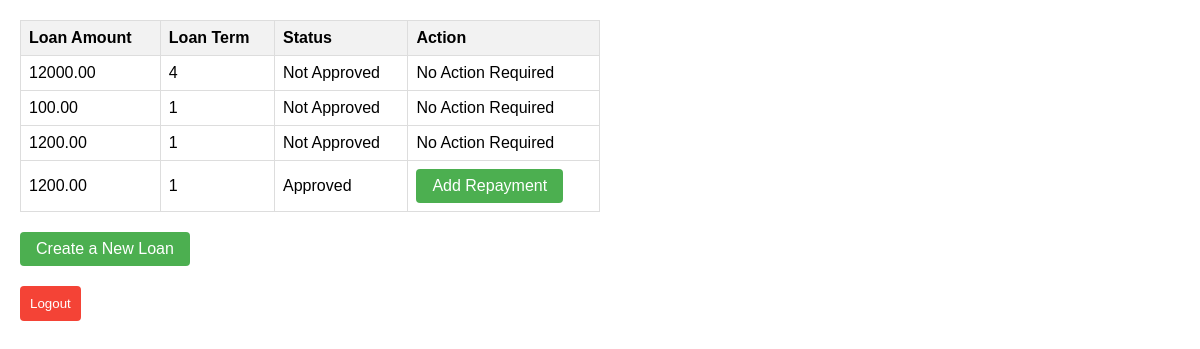
The app's page /view_loans/ (signed in), older data.
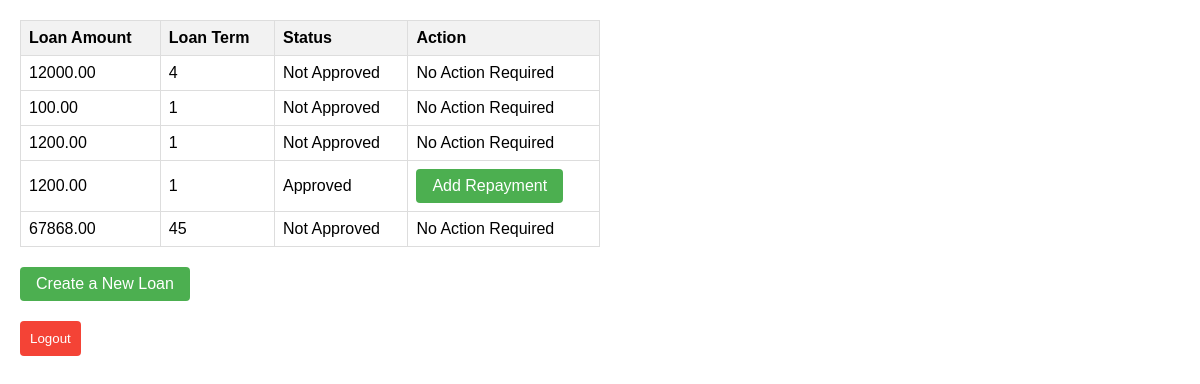
The same page, newer data.
### app/models.py (models this page shows)
class Loan(models.Model):
    customer = models.ForeignKey(Customer, on_delete=models.CASCADE)
    amount = models.DecimalField(max_digits=10, decimal_places=2)
    term = models.IntegerField()
    state = models.CharField(max_length=10, default='PENDING')

### app/views.py (the view)
# urls.py: path('view_loans/', views.view_loans, name='loan_view'),
@login_required
def view_loans(request):
    user = request.user
    if user.is_staff:
        loans = Loan.objects.all()
        return render(request, 'app/admin_view_loans.html', {'loans': loans})
    try:
        customer = user.customer
        loans = Loan.objects.filter(customer=customer)
        return render(request, 'app/view_loans.html', {'loans': loans})
    except User.customer.RelatedObjectDoesNotExist:
        customer = Customer.objects.create(user=user)
        loans = Loan.objects.filter(customer=customer)
        return render(request, 'app/view_loans.html', {'loans': loans})

### app/templates/app/view_loans.html (shortened to what this page needs)
<!DOCTYPE html>
<html>
<head>
</head>
<body>
    <table>
        <thead>
            <tr>
                <th>Loan Amount</th>
                <th>Loan Term</th>
                <th>Status</th>
                <th>Action</th>
            </tr>
        </thead>
        <tbody>
            {% for loan in loans %}
            <tr>
                <td>{{ loan.amount }}</td>
                <td>{{ loan.term }}</td>
                <td>{% if loan.state == 'APPROVED' %} Approved {% else %} Not Approved {% endif %}</td>
                <td>
                    {% if loan.state == 'APPROVED' %}
                    <a class="button" href="{% url 'add_repayment' loan.id %}">Add Repayment</a> {% else %} No Action Required {% endif %}
                </td>
            </tr>
            {% endfor %}
        </tbody>
    </table>
    <a class="button" href="{% url 'create_loan' %}">Create a New Loan</a>
    <div class="logout-button">
        <form action="{% url 'logout' %}" method="post">
            <button type="submit">Logout</button>
        </form>
    </div>
</body>
</html>

Row changes from the older to the newer data that the page shows:
added Loan: amount "67868.00", term "45", state "Not Approved"
